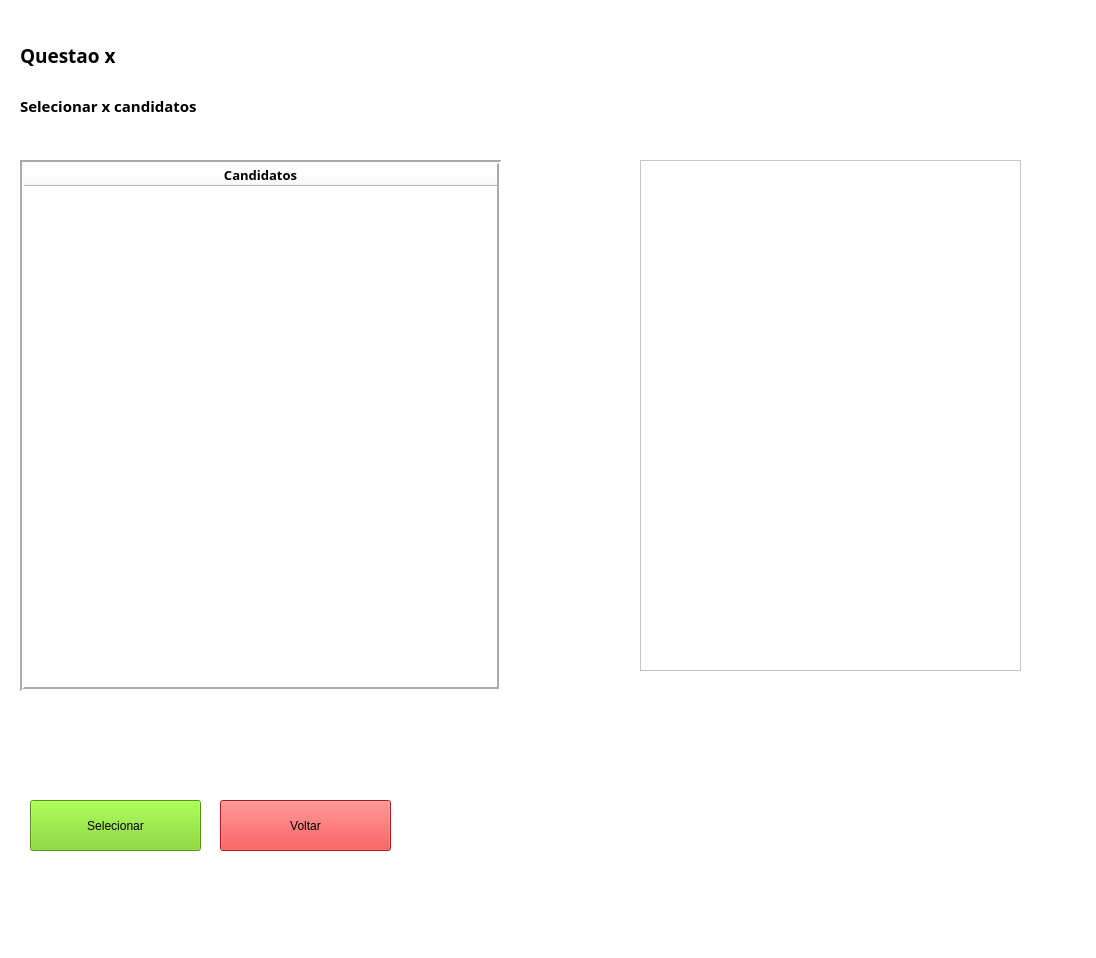
<?xml version="1.0" encoding="UTF-8"?>
<ui version="4.0">
 <class>Form</class>
 <widget class="QWidget" name="Form">
  <property name="geometry">
   <rect>
    <x>0</x>
    <y>0</y>
    <width>1096</width>
    <height>958</height>
   </rect>
  </property>
  <property name="windowTitle">
   <string>Form</string>
  </property>
  <property name="styleSheet">
   <string notr="true">background-color: rgb(255, 255, 255);</string>
  </property>
  <widget class="QTableWidget" name="table">
   <property name="geometry">
    <rect>
     <x>20</x>
     <y>160</y>
     <width>481</width>
     <height>531</height>
    </rect>
   </property>
   <property name="tabletTracking">
    <bool>false</bool>
   </property>
   <property name="autoFillBackground">
    <bool>false</bool>
   </property>
   <property name="frameShape">
    <enum>QFrame::Box</enum>
   </property>
   <property name="lineWidth">
    <number>2</number>
   </property>
   <property name="horizontalScrollBarPolicy">
    <enum>Qt::ScrollBarAlwaysOff</enum>
   </property>
   <property name="editTriggers">
    <set>QAbstractItemView::NoEditTriggers</set>
   </property>
   <property name="showDropIndicator" stdset="0">
    <bool>false</bool>
   </property>
   <property name="dragDropOverwriteMode">
    <bool>false</bool>
   </property>
   <property name="alternatingRowColors">
    <bool>false</bool>
   </property>
   <property name="selectionMode">
    <enum>QAbstractItemView::MultiSelection</enum>
   </property>
   <property name="selectionBehavior">
    <enum>QAbstractItemView::SelectRows</enum>
   </property>
   <property name="textElideMode">
    <enum>Qt::ElideLeft</enum>
   </property>
   <property name="showGrid">
    <bool>true</bool>
   </property>
   <property name="columnCount">
    <number>1</number>
   </property>
   <attribute name="horizontalHeaderCascadingSectionResizes">
    <bool>true</bool>
   </attribute>
   <attribute name="horizontalHeaderDefaultSectionSize">
    <number>200</number>
   </attribute>
   <attribute name="horizontalHeaderHighlightSections">
    <bool>false</bool>
   </attribute>
   <attribute name="horizontalHeaderMinimumSectionSize">
    <number>50</number>
   </attribute>
   <attribute name="horizontalHeaderStretchLastSection">
    <bool>true</bool>
   </attribute>
   <attribute name="verticalHeaderVisible">
    <bool>false</bool>
   </attribute>
   <attribute name="verticalHeaderHighlightSections">
    <bool>true</bool>
   </attribute>
   <column>
    <property name="text">
     <string>Candidatos</string>
    </property>
    <property name="font">
     <font>
      <family>Roboto Mono for Powerline</family>
      <pointsize>10</pointsize>
      <weight>75</weight>
      <bold>true</bold>
     </font>
    </property>
    <property name="background">
     <color>
      <red>53</red>
      <green>140</green>
      <blue>204</blue>
     </color>
    </property>
   </column>
  </widget>
  <widget class="QFrame" name="frame_img">
   <property name="geometry">
    <rect>
     <x>640</x>
     <y>160</y>
     <width>381</width>
     <height>511</height>
    </rect>
   </property>
   <property name="minimumSize">
    <size>
     <width>0</width>
     <height>200</height>
    </size>
   </property>
   <property name="frameShape">
    <enum>QFrame::StyledPanel</enum>
   </property>
   <property name="frameShadow">
    <enum>QFrame::Raised</enum>
   </property>
   <property name="lineWidth">
    <number>0</number>
   </property>
   <layout class="QVBoxLayout" name="verticalLayout_8">
    <item>
     <layout class="QHBoxLayout" name="horizontalLayout_3"/>
    </item>
   </layout>
  </widget>
  <widget class="QPushButton" name="pushButton_selecionar">
   <property name="geometry">
    <rect>
     <x>30</x>
     <y>800</y>
     <width>171</width>
     <height>51</height>
    </rect>
   </property>
   <property name="styleSheet">
    <string notr="true">background-color: rgb(115, 210, 22);</string>
   </property>
   <property name="text">
    <string>Selecionar</string>
   </property>
  </widget>
  <widget class="QPushButton" name="pushButton_voltar">
   <property name="geometry">
    <rect>
     <x>220</x>
     <y>800</y>
     <width>171</width>
     <height>51</height>
    </rect>
   </property>
   <property name="styleSheet">
    <string notr="true">background-color: rgb(239, 41, 41);</string>
   </property>
   <property name="text">
    <string>Voltar</string>
   </property>
  </widget>
  <widget class="QLabel" name="label_questao">
   <property name="geometry">
    <rect>
     <x>20</x>
     <y>40</y>
     <width>111</width>
     <height>31</height>
    </rect>
   </property>
   <property name="font">
    <font>
     <family>Roboto Mono for Powerline</family>
     <pointsize>14</pointsize>
     <weight>75</weight>
     <bold>true</bold>
    </font>
   </property>
   <property name="text">
    <string>Questao x</string>
   </property>
  </widget>
  <widget class="QLabel" name="label_n_escolhas">
   <property name="geometry">
    <rect>
     <x>20</x>
     <y>90</y>
     <width>221</width>
     <height>31</height>
    </rect>
   </property>
   <property name="font">
    <font>
     <family>Roboto Mono for Powerline</family>
     <pointsize>11</pointsize>
     <weight>75</weight>
     <bold>true</bold>
    </font>
   </property>
   <property name="text">
    <string>Selecionar x candidatos</string>
   </property>
  </widget>
 </widget>
 <resources/>
 <connections/>
</ui>
